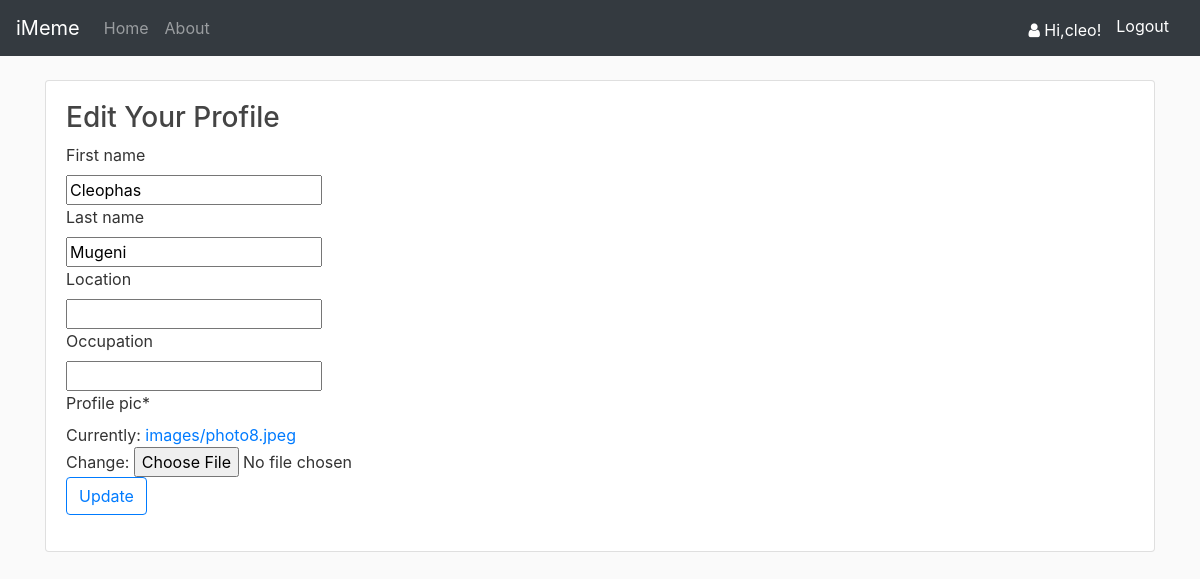
Before: /edit-profile/ (signed in) with the older database file.
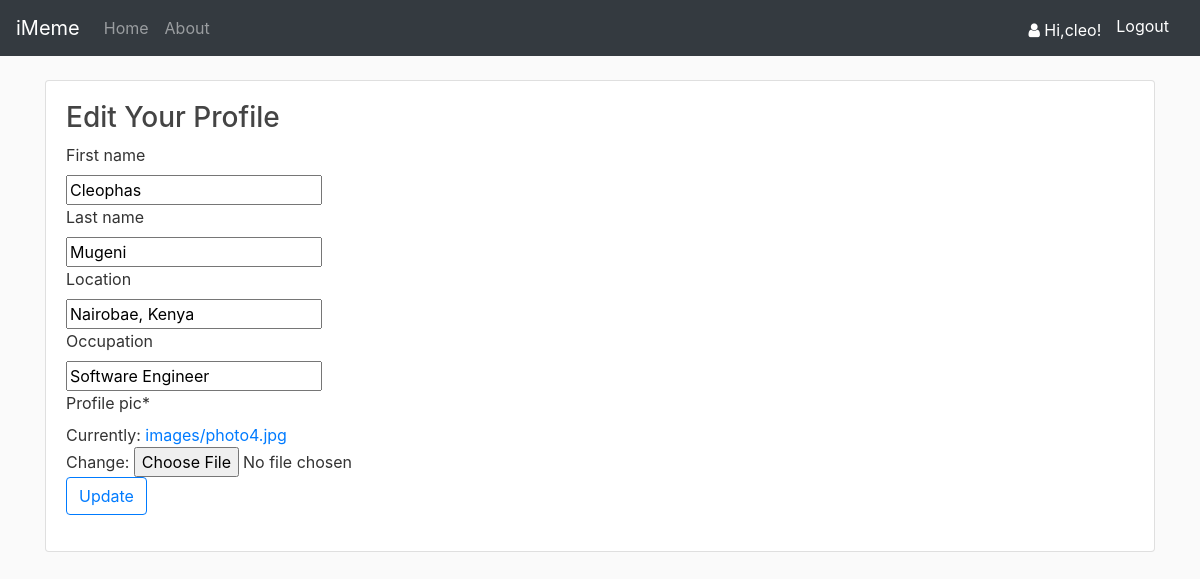
After: the same page with the newer database file.
### accounts/models.py (models this page shows, shortened)
class Profile(models.Model):
	user = models.OneToOneField(User, null=True, on_delete=models.CASCADE)
	profile_pic = models.ImageField(default="default.png", upload_to='images')
	location =  models.CharField(max_length=200, null=True, blank=True)
	occupation =  models.CharField(max_length=200, null=True, blank=True)
	date_created = models.DateTimeField(auto_now_add=True, null=True)

### accounts/views.py (the view)
# urls.py: path('edit-profile/', views.edit_profile, name='accounts-editprofile'),
def edit_profile(request):
	if request.method == 'POST':
		editpro_form = EditProfileForm(request.POST,
									   request.FILES,
									   instance=request.user.profile
		)
		user_form = UserUpdateForm(request.POST, instance=request.user)
		if editpro_form.is_valid(): #user_form.is_valid()
			editpro_form.save()
			messages.success(request, f'Your account has been updated!')
			print('updated')
			return redirect('accounts-user')
	else:
		editpro_form = EditProfileForm(instance=request.user.profile)
		user_form = UserUpdateForm(instance=request.user)
	context = {'editpro_form': editpro_form, 'user_form':user_form }
	return render(request, 'accounts/edit_profile.html', context)

### accounts/forms.py
class EditProfileForm(forms.ModelForm):
	class Meta:
		model = Profile
		fields = ['location', 'occupation', 'profile_pic']

class UserUpdateForm(forms.ModelForm):
	class Meta:
		model = User
		fields = ['username', 'email', 'first_name', 'last_name']

### accounts/templates/accounts/edit_profile.html (shortened to what this page needs)
{% extends 'accounts/base.html' %}
{% load crispy_forms_tags %}
{% load static %}
{% block content %}
	<div class="card card-body">
		<h3>Edit Your Profile</h3>
		<form method="POST"  action="" enctype="multipart/form-data">
		    {{ user_form.first_name|as_crispy_field }}
		    {{ user_form.last_name|as_crispy_field }}
			{{ editpro_form|crispy }}
			<div class="form-group">
				<button class="btn btn-outline-primary" type="submit">Update</button>
			</div>
		</form>
  	</div>
{% endblock content %}

### accounts/templates/accounts/base.html (shortened to what this page needs)
{% load static %}
<!DOCTYPE html>
<html>
<head>
	<link rel="stylesheet" href="https://stackpath.bootstrapcdn.com/bootstrap/4.3.1/css/bootstrap.min.css">
	<link href="https://maxcdn.bootstrapcdn.com/font-awesome/4.7.0/css/font-awesome.min.css" rel="stylesheet">
	<link rel="stylesheet" type="text/css" href="{% static 'accounts/base.css' %}">
</head>
<body>
	{% include 'accounts/navbar.html' %}
	<div class="container">
		{% block content %}
		{% endblock content %}
	</div>
</body>
</html>

### accounts/templates/accounts/navbar.html (shortened to what this page needs)
<nav class="navbar navbar-expand-lg navbar-dark bg-dark fixed-top">
  <a class="navbar-brand" href="{% url 'accounts-home'  %}">iMeme</a>
  <div class="collapse navbar-collapse" id="navbarNav">
  	<div class="navbar-nav mr-auto">
    	<a class="nav-item nav-link" href="{% url 'accounts-home' %}">Home</a>
        <a class="nav-item nav-link" href="{% url 'accounts-about' %}">About</a>
    </div>
    <div class="navbar-nav">
        <span class="logo"><a ><i class="fa fa-user mt-2"></i> Hi,{{ request.user }}!</a></span>
        <span ><a class="logo mt-3" href="{% url 'accounts-logout' %}">Logout</a></span>
    </div>
  </div>
</nav>

### accounts/static/accounts/base.css (style rules this page uses)
body { background: #fafafa; color: #333333; margin-top: 5rem; }
h1, h2, h3, h4, h5, h6 { color: #444444; }

### accounts/templates/accounts/navbar.html (style rules this page uses)
.logo { color: #fff; margin-right: 15px; }

Changed rows visible on the page:
changed Profile: location (not shown) → "Nairobae, Kenya"; occupation (not shown) → "Software Engineer"
Other visible differences:
text no longer shown: "Location Occupation Profile pic * Currently: images/photo8.jpeg Change:"
text now shown: "Location Occupation Profile pic * Currently: images/photo4.jpg Change:"
